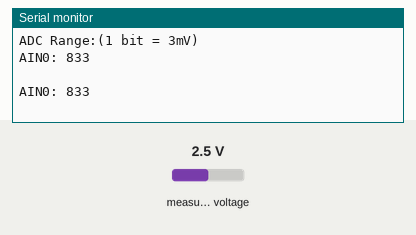
A sketch run on a simulated Arduino Uno, built with avr-gcc and run on an emulated ATmega328P. On the bench: the last lines printed to the serial monitor. Inputs (shaded band) come from the test bench; at power-on: measured voltage 2.5 V.

Above: at 1.2 s.
1.3 s: measured voltage set to 0.1 V
At 2.6 s:
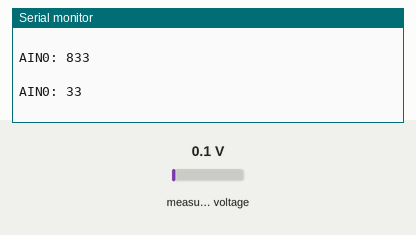
2.8 s: measured voltage set to 1.2 V
At 3.8 s:
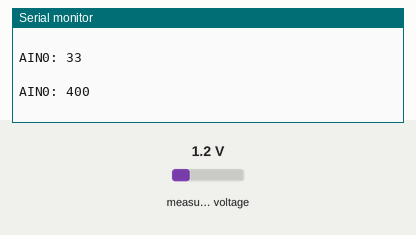
Timing chart, 0 to 5.8 s (numbered marks = the images above; inputs shaded):
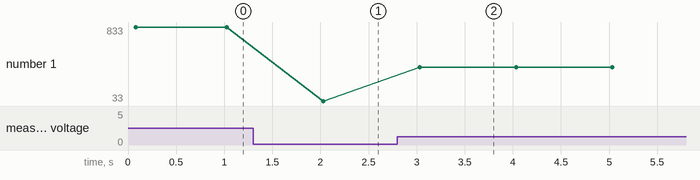

The sketch:

Battery_percentage.ino
```cpp
#include <Wire.h> //allows connection with I2C devices
#include <Adafruit_ADS1X15.h> // 16-bit ADC library

Adafruit_ADS1015 ads1115; //iniate 16-bit ADC

/////////////////////////// Battery Percentage ////////////////////////////////////

//variables

///////////////////////////////////////////////////////////////////////////////////

void setup() {
  Serial.begin(9600); //set baud rate

  //initial message
  Serial.println("Hello!");
  Serial.println("Getting single-ended readings from AIN0..3");
  Serial.println("ADC Range:(1 bit = 3mV)");

  ads1115.begin();
}

void loop() {
  int16_t adc0;

  adc0 = ads1115.readADC_SingleEnded(0);

  Serial.print("AIN0: "); Serial.println(adc0);

  Serial.println(" ");

  delay(1000);

}
```

Measured:
- after the input at 1.3 s, the serial monitor: prints a new line after 0.73 s (image 1)
- after the input at 2.8 s, the serial monitor: prints a new line after 0.23 s (image 2)
- plotted number 1: 833 → 33 after the input at 1.3 s, 33 → 400 after the input at 2.8 s
